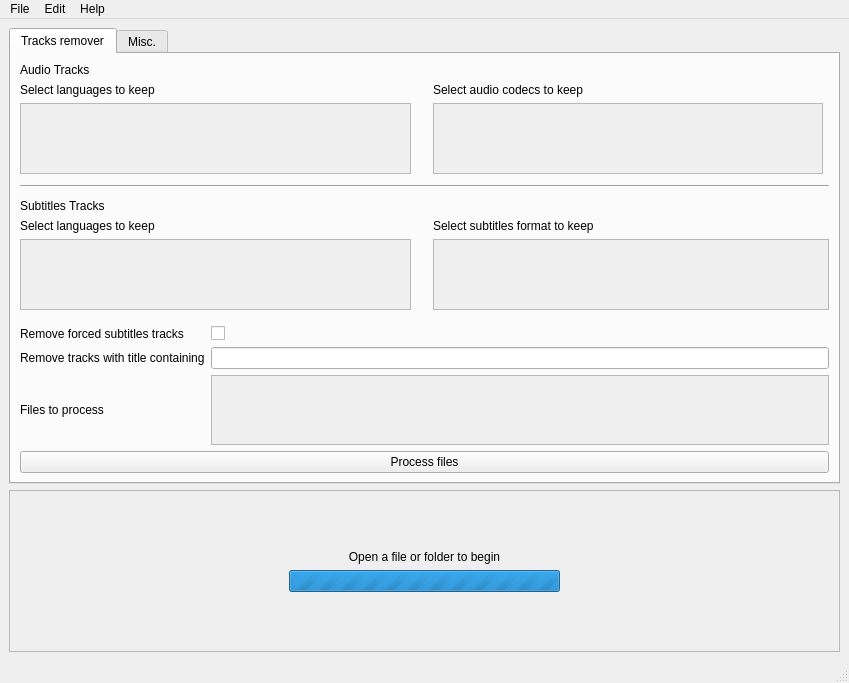
<?xml version="1.0" encoding="UTF-8"?>
<ui version="4.0">
 <class>MainWindow</class>
 <widget class="QMainWindow" name="MainWindow">
  <property name="geometry">
   <rect>
    <x>0</x>
    <y>0</y>
    <width>849</width>
    <height>683</height>
   </rect>
  </property>
  <property name="windowTitle">
   <string>BatchMkvToolbox</string>
  </property>
  <widget class="QWidget" name="centralwidget">
   <property name="autoFillBackground">
    <bool>false</bool>
   </property>
   <layout class="QGridLayout" name="gridLayout_4">
    <item row="0" column="0">
     <layout class="QGridLayout" name="gridLayout">
      <item row="1" column="0">
       <widget class="QFrame" name="welcomeFrame">
        <property name="frameShape">
         <enum>QFrame::StyledPanel</enum>
        </property>
        <property name="frameShadow">
         <enum>QFrame::Raised</enum>
        </property>
        <layout class="QGridLayout" name="gridLayout_3">
         <item row="3" column="1">
          <spacer name="verticalSpacer_2">
           <property name="orientation">
            <enum>Qt::Vertical</enum>
           </property>
           <property name="sizeHint" stdset="0">
            <size>
             <width>20</width>
             <height>40</height>
            </size>
           </property>
          </spacer>
         </item>
         <item row="2" column="2">
          <spacer name="horizontalSpacer_2">
           <property name="orientation">
            <enum>Qt::Horizontal</enum>
           </property>
           <property name="sizeHint" stdset="0">
            <size>
             <width>40</width>
             <height>20</height>
            </size>
           </property>
          </spacer>
         </item>
         <item row="2" column="1">
          <widget class="QProgressBar" name="mkvParsingProgressbar">
           <property name="maximum">
            <number>0</number>
           </property>
           <property name="value">
            <number>0</number>
           </property>
           <property name="textVisible">
            <bool>false</bool>
           </property>
          </widget>
         </item>
         <item row="2" column="0">
          <spacer name="horizontalSpacer">
           <property name="orientation">
            <enum>Qt::Horizontal</enum>
           </property>
           <property name="sizeHint" stdset="0">
            <size>
             <width>40</width>
             <height>20</height>
            </size>
           </property>
          </spacer>
         </item>
         <item row="0" column="1">
          <spacer name="verticalSpacer">
           <property name="orientation">
            <enum>Qt::Vertical</enum>
           </property>
           <property name="sizeHint" stdset="0">
            <size>
             <width>20</width>
             <height>40</height>
            </size>
           </property>
          </spacer>
         </item>
         <item row="1" column="1">
          <widget class="QLabel" name="welcomeLabel">
           <property name="text">
            <string>Open a file or folder to begin</string>
           </property>
           <property name="alignment">
            <set>Qt::AlignCenter</set>
           </property>
          </widget>
         </item>
        </layout>
       </widget>
      </item>
      <item row="0" column="0">
       <widget class="QTabWidget" name="tabWidget">
        <property name="currentIndex">
         <number>0</number>
        </property>
        <widget class="QWidget" name="tab">
         <attribute name="title">
          <string>Tracks remover</string>
         </attribute>
         <layout class="QGridLayout" name="gridLayout_2">
          <property name="sizeConstraint">
           <enum>QLayout::SetDefaultConstraint</enum>
          </property>
          <item row="10" column="0" colspan="4">
           <layout class="QGridLayout" name="gridLayout_8">
            <item row="0" column="0">
             <widget class="QLabel" name="remove_forced_subs_label">
              <property name="sizePolicy">
               <sizepolicy hsizetype="Maximum" vsizetype="Preferred">
                <horstretch>0</horstretch>
                <verstretch>0</verstretch>
               </sizepolicy>
              </property>
              <property name="text">
               <string>Remove forced subtitles tracks</string>
              </property>
             </widget>
            </item>
            <item row="2" column="0">
             <widget class="QLabel" name="files_to_process_label">
              <property name="text">
               <string>Files to process</string>
              </property>
             </widget>
            </item>
            <item row="1" column="0">
             <widget class="QLabel" name="remove_track_containing_label">
              <property name="sizePolicy">
               <sizepolicy hsizetype="Maximum" vsizetype="Preferred">
                <horstretch>0</horstretch>
                <verstretch>0</verstretch>
               </sizepolicy>
              </property>
              <property name="text">
               <string>Remove tracks with title containing</string>
              </property>
             </widget>
            </item>
            <item row="0" column="1">
             <widget class="QCheckBox" name="remove_forced_subs_checkbox">
              <property name="layoutDirection">
               <enum>Qt::LeftToRight</enum>
              </property>
              <property name="text">
               <string/>
              </property>
             </widget>
            </item>
            <item row="1" column="1">
             <widget class="QLineEdit" name="remove_track_title_contains_qlinedit"/>
            </item>
            <item row="2" column="1">
             <widget class="QScrollArea" name="filesToProcessScrollArea">
              <property name="widgetResizable">
               <bool>true</bool>
              </property>
              <widget class="QWidget" name="filesToProcessScrollAreaWidgetContents">
               <property name="geometry">
                <rect>
                 <x>0</x>
                 <y>0</y>
                 <width>609</width>
                 <height>69</height>
                </rect>
               </property>
               <layout class="QVBoxLayout" name="filesToProcessVerticalLayout"/>
              </widget>
             </widget>
            </item>
           </layout>
          </item>
          <item row="7" column="0">
           <widget class="QLabel" name="select_subs_language_label">
            <property name="sizePolicy">
             <sizepolicy hsizetype="Maximum" vsizetype="Maximum">
              <horstretch>0</horstretch>
              <verstretch>0</verstretch>
             </sizepolicy>
            </property>
            <property name="text">
             <string>Select languages to keep</string>
            </property>
            <property name="alignment">
             <set>Qt::AlignLeading|Qt::AlignLeft|Qt::AlignTop</set>
            </property>
           </widget>
          </item>
          <item row="8" column="0">
           <widget class="QScrollArea" name="subLanguagesScrollArea">
            <property name="sizePolicy">
             <sizepolicy hsizetype="Expanding" vsizetype="Minimum">
              <horstretch>0</horstretch>
              <verstretch>0</verstretch>
             </sizepolicy>
            </property>
            <property name="contextMenuPolicy">
             <enum>Qt::ActionsContextMenu</enum>
            </property>
            <property name="widgetResizable">
             <bool>true</bool>
            </property>
            <widget class="QWidget" name="subLanguagesScrollAreaWidget">
             <property name="geometry">
              <rect>
               <x>0</x>
               <y>0</y>
               <width>387</width>
               <height>69</height>
              </rect>
             </property>
             <property name="maximumSize">
              <size>
               <width>16777215</width>
               <height>16777215</height>
              </size>
             </property>
            </widget>
           </widget>
          </item>
          <item row="2" column="1">
           <spacer name="horizontalSpacer_3">
            <property name="orientation">
             <enum>Qt::Horizontal</enum>
            </property>
            <property name="sizeType">
             <enum>QSizePolicy::Fixed</enum>
            </property>
            <property name="sizeHint" stdset="0">
             <size>
              <width>10</width>
              <height>20</height>
             </size>
            </property>
           </spacer>
          </item>
          <item row="7" column="2">
           <widget class="QLabel" name="select_subs_codec_label">
            <property name="text">
             <string>Select subtitles format to keep</string>
            </property>
           </widget>
          </item>
          <item row="8" column="2" colspan="2">
           <widget class="QScrollArea" name="subsCodecsScrollArea">
            <property name="contextMenuPolicy">
             <enum>Qt::ActionsContextMenu</enum>
            </property>
            <property name="widgetResizable">
             <bool>true</bool>
            </property>
            <widget class="QWidget" name="subsCodecsScrollAreaWidget">
             <property name="geometry">
              <rect>
               <x>0</x>
               <y>0</y>
               <width>392</width>
               <height>69</height>
              </rect>
             </property>
            </widget>
           </widget>
          </item>
          <item row="0" column="0">
           <widget class="QLabel" name="audio_tracks_label">
            <property name="text">
             <string>Audio Tracks</string>
            </property>
           </widget>
          </item>
          <item row="3" column="0">
           <spacer name="verticalSpacer_3">
            <property name="orientation">
             <enum>Qt::Vertical</enum>
            </property>
            <property name="sizeType">
             <enum>QSizePolicy::Fixed</enum>
            </property>
            <property name="sizeHint" stdset="0">
             <size>
              <width>20</width>
              <height>5</height>
             </size>
            </property>
           </spacer>
          </item>
          <item row="4" column="0" colspan="4">
           <widget class="Line" name="line">
            <property name="sizePolicy">
             <sizepolicy hsizetype="Expanding" vsizetype="Fixed">
              <horstretch>0</horstretch>
              <verstretch>0</verstretch>
             </sizepolicy>
            </property>
            <property name="orientation">
             <enum>Qt::Horizontal</enum>
            </property>
           </widget>
          </item>
          <item row="1" column="0">
           <widget class="QLabel" name="select_audio_language_label">
            <property name="sizePolicy">
             <sizepolicy hsizetype="Maximum" vsizetype="Maximum">
              <horstretch>0</horstretch>
              <verstretch>0</verstretch>
             </sizepolicy>
            </property>
            <property name="text">
             <string>Select languages to keep</string>
            </property>
            <property name="alignment">
             <set>Qt::AlignLeading|Qt::AlignLeft|Qt::AlignTop</set>
            </property>
           </widget>
          </item>
          <item row="6" column="0">
           <widget class="QLabel" name="subs_track_label">
            <property name="text">
             <string>Subtitles Tracks</string>
            </property>
           </widget>
          </item>
          <item row="5" column="0">
           <spacer name="verticalSpacer_6">
            <property name="orientation">
             <enum>Qt::Vertical</enum>
            </property>
            <property name="sizeType">
             <enum>QSizePolicy::Fixed</enum>
            </property>
            <property name="sizeHint" stdset="0">
             <size>
              <width>20</width>
              <height>5</height>
             </size>
            </property>
           </spacer>
          </item>
          <item row="1" column="2">
           <widget class="QLabel" name="select_audio_codec_label">
            <property name="text">
             <string>Select audio codecs to keep</string>
            </property>
           </widget>
          </item>
          <item row="14" column="0" colspan="4">
           <widget class="QPushButton" name="processFilesPushButton">
            <property name="text">
             <string>Process files</string>
            </property>
           </widget>
          </item>
          <item row="2" column="2">
           <widget class="QScrollArea" name="audioCodecsScrollArea">
            <property name="contextMenuPolicy">
             <enum>Qt::ActionsContextMenu</enum>
            </property>
            <property name="widgetResizable">
             <bool>true</bool>
            </property>
            <widget class="QWidget" name="audioCodecsScrollAreaWidget">
             <property name="geometry">
              <rect>
               <x>0</x>
               <y>0</y>
               <width>386</width>
               <height>70</height>
              </rect>
             </property>
            </widget>
           </widget>
          </item>
          <item row="2" column="0">
           <widget class="QScrollArea" name="audioLanguagesScrollArea">
            <property name="sizePolicy">
             <sizepolicy hsizetype="Expanding" vsizetype="Minimum">
              <horstretch>0</horstretch>
              <verstretch>0</verstretch>
             </sizepolicy>
            </property>
            <property name="maximumSize">
             <size>
              <width>16777215</width>
              <height>16777215</height>
             </size>
            </property>
            <property name="contextMenuPolicy">
             <enum>Qt::ActionsContextMenu</enum>
            </property>
            <property name="horizontalScrollBarPolicy">
             <enum>Qt::ScrollBarAsNeeded</enum>
            </property>
            <property name="widgetResizable">
             <bool>true</bool>
            </property>
            <widget class="QWidget" name="audioLanguagesScrollAreaWidget">
             <property name="geometry">
              <rect>
               <x>0</x>
               <y>0</y>
               <width>387</width>
               <height>70</height>
              </rect>
             </property>
             <property name="maximumSize">
              <size>
               <width>16777215</width>
               <height>16777215</height>
              </size>
             </property>
            </widget>
           </widget>
          </item>
          <item row="9" column="0">
           <spacer name="verticalSpacer_4">
            <property name="orientation">
             <enum>Qt::Vertical</enum>
            </property>
            <property name="sizeType">
             <enum>QSizePolicy::Fixed</enum>
            </property>
            <property name="sizeHint" stdset="0">
             <size>
              <width>20</width>
              <height>10</height>
             </size>
            </property>
           </spacer>
          </item>
         </layout>
        </widget>
        <widget class="QWidget" name="tab_2">
         <attribute name="title">
          <string>Misc.</string>
         </attribute>
        </widget>
       </widget>
      </item>
     </layout>
    </item>
   </layout>
  </widget>
  <widget class="QMenuBar" name="menubar">
   <property name="geometry">
    <rect>
     <x>0</x>
     <y>0</y>
     <width>849</width>
     <height>22</height>
    </rect>
   </property>
   <widget class="QMenu" name="menuTest">
    <property name="title">
     <string>File</string>
    </property>
    <addaction name="actionOpen_file"/>
    <addaction name="actionOpen_folder"/>
    <addaction name="actionClose_current_file_folder"/>
    <addaction name="separator"/>
    <addaction name="actionExit"/>
   </widget>
   <widget class="QMenu" name="menuHelp">
    <property name="title">
     <string>Help</string>
    </property>
    <addaction name="actionAbout"/>
   </widget>
   <widget class="QMenu" name="menuEdit">
    <property name="title">
     <string>Edit</string>
    </property>
    <addaction name="actionPreferences"/>
   </widget>
   <addaction name="menuTest"/>
   <addaction name="menuEdit"/>
   <addaction name="menuHelp"/>
  </widget>
  <widget class="QStatusBar" name="statusbar"/>
  <action name="actionOpen_file">
   <property name="text">
    <string>Open file</string>
   </property>
  </action>
  <action name="actionOpen_folder">
   <property name="text">
    <string>Open folder</string>
   </property>
  </action>
  <action name="actionQuit">
   <property name="text">
    <string>Quit</string>
   </property>
  </action>
  <action name="actionClose_current_file_folder">
   <property name="text">
    <string>Close current file / folder</string>
   </property>
  </action>
  <action name="actionExit">
   <property name="text">
    <string>Exit</string>
   </property>
  </action>
  <action name="actionAbout">
   <property name="text">
    <string>About</string>
   </property>
  </action>
  <action name="actionSelect_all_audio_languages">
   <property name="text">
    <string>Select all</string>
   </property>
  </action>
  <action name="actionDeselect_all_audio_languages">
   <property name="text">
    <string>Deselect all</string>
   </property>
   <property name="toolTip">
    <string>Deselect all</string>
   </property>
  </action>
  <action name="actionSelect_all_subs_languages">
   <property name="text">
    <string>Select all</string>
   </property>
  </action>
  <action name="actionDeselect_all_subs_languages">
   <property name="text">
    <string>Deselect all</string>
   </property>
   <property name="toolTip">
    <string>Deselect all</string>
   </property>
   <property name="iconVisibleInMenu">
    <bool>false</bool>
   </property>
  </action>
  <action name="actionEdit">
   <property name="text">
    <string>Edit</string>
   </property>
  </action>
  <action name="actionSelect_all_audio_codecs">
   <property name="text">
    <string>Select all</string>
   </property>
  </action>
  <action name="actionDeselect_all_audio_codecs">
   <property name="text">
    <string>Deselect all</string>
   </property>
   <property name="toolTip">
    <string>Deselect all</string>
   </property>
  </action>
  <action name="actionSelect_all_subs_codecs">
   <property name="text">
    <string>Select all</string>
   </property>
  </action>
  <action name="actionDeselect_all_subs_codecs">
   <property name="text">
    <string>Deselect all</string>
   </property>
   <property name="toolTip">
    <string>Deselect all</string>
   </property>
  </action>
  <action name="actionPreferences">
   <property name="text">
    <string>Preferences</string>
   </property>
  </action>
 </widget>
 <resources/>
 <connections/>
</ui>
